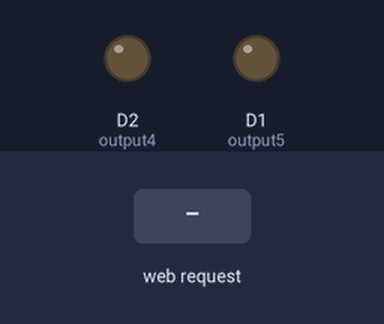
A program run on a simulated ESP8266 (Wemos D1 mini). Shown: output pins drawn as LEDs (lit = HIGH). Inputs (shaded band) come from the test bench. WiFi joins after 1.5 s; servers stay silent unless stated; what the program prints to the serial monitor is not drawn.

Above: at 2.8 s.
2.9 s: HTTP request GET /5/on received
At 3.9 s:
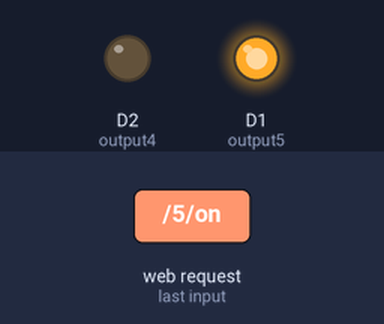
4.4 s: HTTP request GET /4/on received
At 5.0 s:
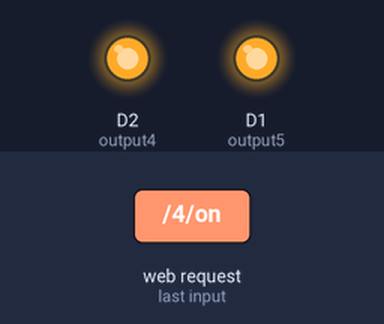
5.9 s: HTTP request GET /5/off received
At 6.2 s:
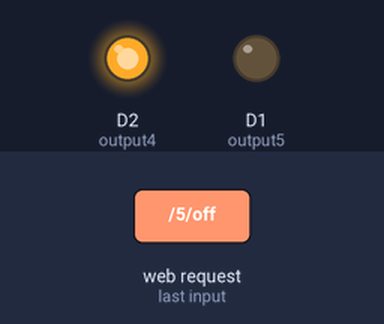
7.4 s: HTTP request GET /4/off received
At 8.5 s:
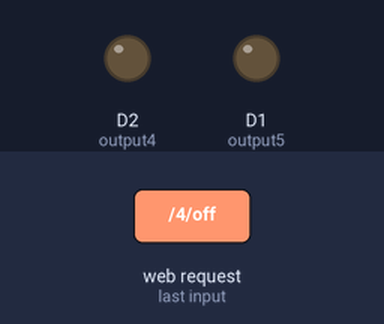
Timing chart, 0 to 9.9 s (numbered marks = the images above; inputs shaded):
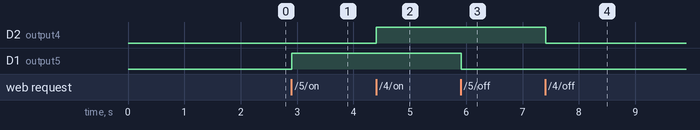

Measured:
- after the input at 2.9 s, D1 (output5): LOW → HIGH at once
- after the input at 4.4 s, D2 (output4): LOW → HIGH at once
- after the input at 5.9 s, D1 (output5): HIGH → LOW at once
- after the input at 7.4 s, D2 (output4): HIGH → LOW at once

The program:

main.cpp
```cpp
#include <Arduino.h>
#include <ESP8266WiFi.h>

const char *ssid = "";
const char *password = "";

WiFiServer server(80);

String header;

String output5State = "off";
String output4State = "off";

// На Wemos D1 mini: GPIO5 = D1, GPIO4 = D2
const int output5 = D1; // GPIO5
const int output4 = D2; // GPIO4

void setup()
{
  Serial.begin(115200);
  delay(100);

  pinMode(output5, OUTPUT);
  pinMode(output4, OUTPUT);
  digitalWrite(output5, LOW);
  digitalWrite(output4, LOW);

  Serial.print("\nConnecting to ");
  Serial.println(ssid);
  WiFi.begin(ssid, password);

  while (WiFi.status() != WL_CONNECTED)
  {
    delay(500);
    Serial.print(".");
  }

  Serial.println("");
  Serial.println("WiFi connected.");
  Serial.print("IP address: ");
  Serial.println(WiFi.localIP());

  server.begin();
}

void loop()
{
  WiFiClient client = server.available();

  if (client)
  {
    Serial.println("New Client.");
    String currentLine = "";

    // Додаємо таймаут для захисту від застрягання
    unsigned long timeout = millis();

    while (client.connected() && millis() - timeout < 2000)
    {
      if (client.available())
      {
        char c = client.read();
        header += c;

        if (c == '\n')
        {
          if (currentLine.length() == 0)
          {
            client.println("HTTP/1.1 200 OK");
            client.println("Content-type:text/html");
            client.println("Connection: close");
            client.println();

            if (header.indexOf("GET /5/on") >= 0)
            {
              Serial.println("GPIO 5 on");
              output5State = "on";
              digitalWrite(output5, HIGH);
            }
            else if (header.indexOf("GET /5/off") >= 0)
            {
              Serial.println("GPIO 5 off");
              output5State = "off";
              digitalWrite(output5, LOW);
            }
            else if (header.indexOf("GET /4/on") >= 0)
            {
              Serial.println("GPIO 4 on");
              output4State = "on";
              digitalWrite(output4, HIGH);
            }
            else if (header.indexOf("GET /4/off") >= 0)
            {
              Serial.println("GPIO 4 off");
              output4State = "off";
              digitalWrite(output4, LOW);
            }

            // HTML сторінка з виправленим CSS
            client.println("<!DOCTYPE html><html>");
            client.println("<head><meta name=\"viewport\" content=\"width=device-width, initial-scale=1\">");
            client.println("<link rel=\"icon\" href=\"data:,\">");
            client.println("<style>html {font-family: Helvetica; display: inline-block; margin: 0px auto; text-align: center;}");
            client.println(".button {background-color: #195B6A; border: none; color: white; padding: 16px 40px;");
            client.println("text-decoration: none; font-size: 30px; margin: 2px; cursor: pointer;}");
            client.println(".button2 {background-color: #77878A;}</style></head>");

            client.println("<body><h1>ESP8266 Web Server</h1>");

            client.println("<p>GPIO 5 - State " + output5State + "</p>");
            if (output5State == "off")
            {
              client.println("<p><a href=\"/5/on\"><button class=\"button\">ON</button></a></p>");
            }
            else
            {
              client.println("<p><a href=\"/5/off\"><button class=\"button button2\">OFF</button></a></p>");
            }

            client.println("<p>GPIO 4 - State " + output4State + "</p>");
            if (output4State == "off")
            {
              client.println("<p><a href=\"/4/on\"><button class=\"button\">ON</button></a></p>");
            }
            else
            {
              client.println("<p><a href=\"/4/off\"><button class=\"button button2\">OFF</button></a></p>");
            }
            client.println("</body></html>");

            client.println();
            break;
          }
          else
          {
            currentLine = "";
          }
        }
        else if (c != '\r')
        {
          currentLine += c;
        }
      }
      yield(); // Віддаємо час фоновим процессам ESP8266
    }

    header = "";
    client.stop();
    Serial.println("Client disconnected.");
  }
}
```
